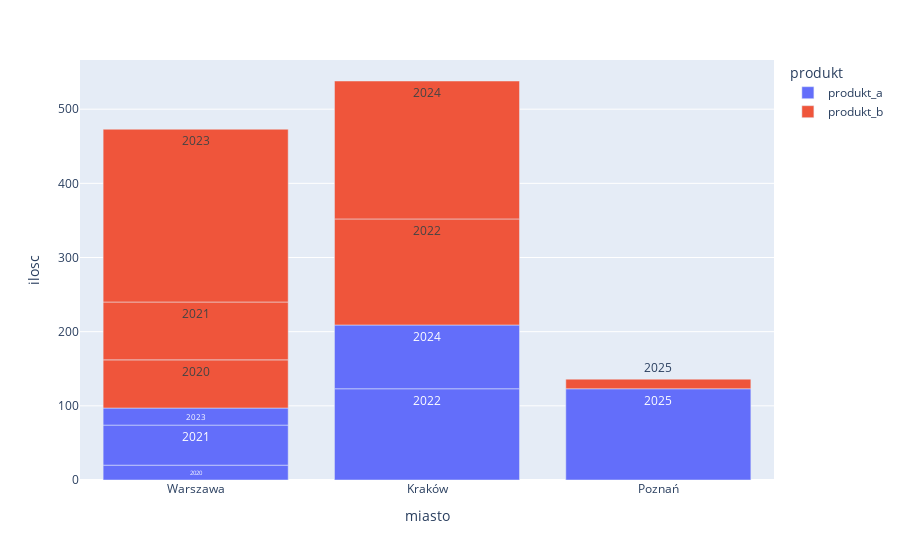

Here is the notebook cell this chart was saved with:
### Code cell
fig = px.bar(df2,
             x='miasto',
             y='ilosc',
             color='produkt',
            text='rok')
fig.show()

### Figure 1 — Plotly figure (JSON) as saved in the notebook; plotly's stock layout.template omitted (floating-point values rounded to 4 significant figures)
{"data": [{"hovertemplate": "produkt=produkt_a<br>miasto=%{x}<br>ilosc=%{y}<br>rok=%{text}<extra></extra>", "legendgroup": "produkt_a", "marker": {"color": "#636efa", "pattern": {"shape": ""}}, "name": "produkt_a", "orientation": "v", "showlegend": true, "text": [2020.0, 2021.0, 2022.0, 2023.0, 2024.0, 2025.0], "textposition": "auto", "type": "bar", "x": ["Warszawa", "Warszawa", "Kraków", "Warszawa", "Kraków", "Poznań"], "xaxis": "x", "y": [20, 54, 123, 23, 86, 123], "yaxis": "y"}, {"hovertemplate": "produkt=produkt_b<br>miasto=%{x}<br>ilosc=%{y}<br>rok=%{text}<extra></extra>", "legendgroup": "produkt_b", "marker": {"color": "#EF553B", "pattern": {"shape": ""}}, "name": "produkt_b", "orientation": "v", "showlegend": true, "text": [2020.0, 2021.0, 2022.0, 2023.0, 2024.0, 2025.0], "textposition": "auto", "type": "bar", "x": ["Warszawa", "Warszawa", "Kraków", "Warszawa", "Kraków", "Poznań"], "xaxis": "x", "y": [65, 78, 143, 233, 186, 13], "yaxis": "y"}], "layout": {"barmode": "relative", "legend": {"title": {"text": "produkt"}, "tracegroupgap": 0}, "margin": {"t": 60}, "xaxis": {"anchor": "y", "domain": [0, 1], "title": {"text": "miasto"}}, "yaxis": {"anchor": "x", "domain": [0, 1], "title": {"text": "ilosc"}}}}
